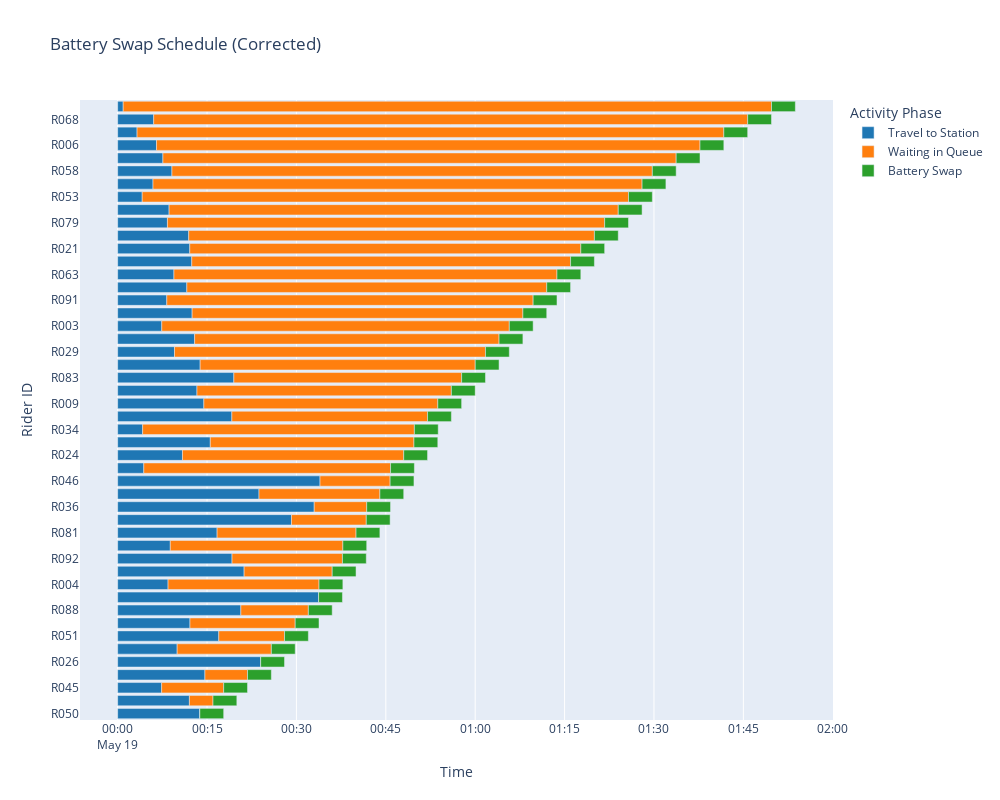

This figure's notebook cell:
### Code cell
import plotly.express as px
import pandas as pd
import json
from datetime import datetime, timedelta

def create_correct_gantt_chart():
    # Load swap plan
    with open('swap_plan.json') as f:
        swap_plan = json.load(f)

    # Convert timestamps to proper datetime format
    base_time = datetime(2025, 5, 19)  # Using the date from your input example
    for swap in swap_plan:
        swap['depart_dt'] = base_time + timedelta(minutes=swap['depart_ts'])
        swap['arrive_dt'] = base_time + timedelta(minutes=swap['arrive_ts'])
        swap['swap_start_dt'] = base_time + timedelta(minutes=swap['swap_start_ts'])
        swap['swap_end_dt'] = base_time + timedelta(minutes=swap['swap_end_ts'])

    # Prepare data for Gantt chart
    data = []
    for swap in swap_plan:
        data.append({
            "Task": swap['rider_id'],
            "Start": swap['depart_dt'],
            "Finish": swap['arrive_dt'],
            "Phase": "Travel to Station",
            "Station": swap['station_id']
        })
        data.append({
            "Task": swap['rider_id'],
            "Start": swap['arrive_dt'],
            "Finish": swap['swap_start_dt'],
            "Phase": "Waiting in Queue",
            "Station": swap['station_id']
        })
        data.append({
            "Task": swap['rider_id'],
            "Start": swap['swap_start_dt'],
            "Finish": swap['swap_end_dt'],
            "Phase": "Battery Swap",
            "Station": swap['station_id']
        })

    df = pd.DataFrame(data)

    # Create Gantt chart
    fig = px.timeline(
        df,
        x_start="Start",
        x_end="Finish",
        y="Task",
        color="Phase",
        title="Battery Swap Schedule (Corrected)",
        labels={"Task": "Rider ID", "Phase": "Activity Phase"},
        color_discrete_map={
            "Travel to Station": "#1f77b4",
            "Waiting in Queue": "#ff7f0e",
            "Battery Swap": "#2ca02c"
        },
        hover_data=["Station"],
        category_orders={"Phase": ["Travel to Station", "Waiting in Queue", "Battery Swap"]}
    )

    # Update layout
    fig.update_yaxes(categoryorder="total ascending")
    fig.update_layout(
        xaxis_title="Time",
        legend_title="Activity Phase",
        height=800,
        width=1000,
        xaxis=dict(
            tickformat="%H:%M\n%b %d"
        )
    )

    fig.write_html("corrected_swap_schedule_gantt.html")
    return fig

# Generate corrected Gantt chart
corrected_gantt = create_correct_gantt_chart()
corrected_gantt.show()

### Figure 1 — Plotly figure (JSON) as saved in the notebook; plotly's stock layout.template omitted (floating-point values rounded to 4 significant figures)
{"data": [{"base": ["2025-05-19T00:00:00.000000000", "2025-05-19T00:00:00.000000000", "2025-05-19T00:00:00.000000000", "2025-05-19T00:00:00.000000000", "2025-05-19T00:00:00.000000000", "2025-05-19T00:00:00.000000000", "2025-05-19T00:00:00.000000000", "2025-05-19T00:00:00.000000000", "2025-05-19T00:00:00.000000000", "2025-05-19T00:00:00.000000000", "2025-05-19T00:00:00.000000000", "2025-05-19T00:00:00.000000000", "2025-05-19T00:00:00.000000000", "2025-05-19T00:00:00.000000000", "2025-05-19T00:00:00.000000000", "2025-05-19T00:00:00.000000000", "2025-05-19T00:00:00.000000000", "2025-05-19T00:00:00.000000000", "2025-05-19T00:00:00.000000000", "2025-05-19T00:00:00.000000000", "2025-05-19T00:00:00.000000000", "2025-05-19T00:00:00.000000000", "2025-05-19T00:00:00.000000000", "2025-05-19T00:00:00.000000000", "2025-05-19T00:00:00.000000000", "2025-05-19T00:00:00.000000000", "2025-05-19T00:00:00.000000000", "2025-05-19T00:00:00.000000000", "2025-05-19T00:00:00.000000000", "2025-05-19T00:00:00.000000000", "2025-05-19T00:00:00.000000000", "2025-05-19T00:00:00.000000000", "2025-05-19T00:00:00.000000000", "2025-05-19T00:00:00.000000000", "2025-05-19T00:00:00.000000000", "2025-05-19T00:00:00.000000000", "2025-05-19T00:00:00.000000000", "2025-05-19T00:00:00.000000000", "2025-05-19T00:00:00.000000000", "2025-05-19T00:00:00.000000000", "2025-05-19T00:00:00.000000000", "2025-05-19T00:00:00.000000000", "2025-05-19T00:00:00.000000000", "2025-05-19T00:00:00.000000000", "2025-05-19T00:00:00.000000000", "2025-05-19T00:00:00.000000000", "2025-05-19T00:00:00.000000000", "2025-05-19T00:00:00.000000000"], "customdata": [["S_B"], ["S_B"], ["S_B"], ["S_C"], ["S_B"], ["S_B"], ["S_C"], ["S_B"], ["S_C"], ["S_C"], ["S_C"], ["S_C"], ["S_C"], ["S_C"], ["S_A"], ["S_A"], ["S_A"], ["S_B"], ["S_B"], ["S_C"], ["S_A"], ["S_A"], ["S_A"], ["S_A"], ["S_C"], ["S_A"], ["S_C"], ["S_B"], ["S_C"], ["S_A"], ["S_B"], ["S_A"], ["S_C"], ["S_C"], ["S_A"], ["S_C"], ["S_A"], ["S_C"], ["S_A"], ["S_A"], ["S_A"], ["S_C"], ["S_A"], ["S_A"], ["S_A"], ["S_A"], ["S_C"], ["S_A"]], "hovertemplate": "Activity Phase=Travel to Station<br>Start=%{base}<br>Finish=%{x}<br>Rider ID=%{y}<br>Station=%{customdata[0]}<extra></extra>", "legendgroup": "Travel to Station", "marker": {"color": "#1f77b4", "pattern": {"shape": ""}}, "name": "Travel to Station", "orientation": "h", "showlegend": true, "textposition": "auto", "type": "bar", "x": [827600, 442934, 878805, 722432, 599313, 728224, 1440216, 507399, 1018142, 1240675, 1273264, 1001350, 1423172, 652674, 2023345, 1151699, 1750184, 530129, 1978999, 1149944, 2037672, 932985, 868132, 1169907, 798578, 572417, 830769, 263408, 774750, 444272, 251521, 494825, 749993, 696601, 566860, 746326, 726274, 715483, 501298, 247257, 546602, 517768, 455761, 391332, 195568, 362899, 355994, 55755], "xaxis": "x", "y": ["R050", "R045", "R064", "R067", "R008", "R015", "R026", "R004", "R051", "R088", "R041", "R081", "R049", "R024", "R001", "R092", "R048", "R099", "R036", "R016", "R046", "R076", "R009", "R083", "R014", "R029", "R094", "R027", "R089", "R003", "R034", "R091", "R097", "R096", "R063", "R082", "R021", "R022", "R079", "R053", "R058", "R028", "R061", "R006", "R095", "R068", "R047", "R084"], "yaxis": "y"}, {"base": ["2025-05-19T00:13:47.600465000", "2025-05-19T00:07:22.934151000", "2025-05-19T00:14:38.805223000", "2025-05-19T00:12:02.432172000", "2025-05-19T00:09:59.313396000", "2025-05-19T00:12:08.224799000", "2025-05-19T00:24:00.216808000", "2025-05-19T00:08:27.399966000", "2025-05-19T00:16:58.142824000", "2025-05-19T00:20:40.675509000", "2025-05-19T00:21:13.264759000", "2025-05-19T00:16:41.350600000", "2025-05-19T00:23:43.172257000", "2025-05-19T00:10:52.674087000", "2025-05-19T00:33:43.345448000", "2025-05-19T00:19:11.699052000", "2025-05-19T00:29:10.184330000", "2025-05-19T00:08:50.129967000", "2025-05-19T00:32:58.999551000", "2025-05-19T00:19:09.944732000", "2025-05-19T00:33:57.672848000", "2025-05-19T00:15:32.985228000", "2025-05-19T00:14:28.132684000", "2025-05-19T00:19:29.907684000", "2025-05-19T00:13:18.578151000", "2025-05-19T00:09:32.417075000", "2025-05-19T00:13:50.769830000", "2025-05-19T00:04:23.408841000", "2025-05-19T00:12:54.750687000", "2025-05-19T00:07:24.272001000", "2025-05-19T00:04:11.521605000", "2025-05-19T00:08:14.825997000", "2025-05-19T00:12:29.993512000", "2025-05-19T00:11:36.601873000", "2025-05-19T00:09:26.860101000", "2025-05-19T00:12:26.326902000", "2025-05-19T00:12:06.274467000", "2025-05-19T00:11:55.483927000", "2025-05-19T00:08:21.298165000", "2025-05-19T00:04:07.257699000", "2025-05-19T00:09:06.602787000", "2025-05-19T00:08:37.768338000", "2025-05-19T00:07:35.761109000", "2025-05-19T00:06:31.332338000", "2025-05-19T00:03:15.568597000", "2025-05-19T00:06:02.899490000", "2025-05-19T00:05:55.994551000", "2025-05-19T00:00:55.755553000"], "customdata": [["S_B"], ["S_B"], ["S_B"], ["S_C"], ["S_B"], ["S_B"], ["S_C"], ["S_B"], ["S_C"], ["S_C"], ["S_C"], ["S_C"], ["S_C"], ["S_C"], ["S_A"], ["S_A"], ["S_A"], ["S_B"], ["S_B"], ["S_C"], ["S_A"], ["S_A"], ["S_A"], ["S_A"], ["S_C"], ["S_A"], ["S_C"], ["S_B"], ["S_C"], ["S_A"], ["S_B"], ["S_A"], ["S_C"], ["S_C"], ["S_A"], ["S_C"], ["S_A"], ["S_C"], ["S_A"], ["S_A"], ["S_A"], ["S_C"], ["S_A"], ["S_A"], ["S_A"], ["S_A"], ["S_C"], ["S_A"]], "hovertemplate": "Activity Phase=Waiting in Queue<br>Start=%{base}<br>Finish=%{x}<br>Rider ID=%{y}<br>Station=%{customdata[0]}<extra></extra>", "legendgroup": "Waiting in Queue", "marker": {"color": "#ff7f0e", "pattern": {"shape": ""}}, "name": "Waiting in Queue", "orientation": "h", "showlegend": true, "textposition": "auto", "type": "bar", "x": [0, 624666, 428795, 237567, 948287, 1059375, 0, 1520200, 662073, 679541, 886952, 1398866, 1217044, 2227542, 0, 1111646, 753161, 1737470, 528600, 1970272, 705672, 2050360, 2355212, 2293437, 2561638, 3130928, 2769446, 2484191, 3065466, 3499073, 2736078, 3688519, 3330223, 3623614, 3856485, 3813889, 3937070, 4084732, 4402047, 4896087, 4836742, 4522448, 5167584, 5472013, 5907776, 5980445, 4924222, 6527589], "xaxis": "x", "y": ["R050", "R045", "R064", "R067", "R008", "R015", "R026", "R004", "R051", "R088", "R041", "R081", "R049", "R024", "R001", "R092", "R048", "R099", "R036", "R016", "R046", "R076", "R009", "R083", "R014", "R029", "R094", "R027", "R089", "R003", "R034", "R091", "R097", "R096", "R063", "R082", "R021", "R022", "R079", "R053", "R058", "R028", "R061", "R006", "R095", "R068", "R047", "R084"], "yaxis": "y"}, {"base": ["2025-05-19T00:13:47.600465000", "2025-05-19T00:17:47.600465000", "2025-05-19T00:21:47.600465000", "2025-05-19T00:16:00.000000000", "2025-05-19T00:25:47.600465000", "2025-05-19T00:29:47.600465000", "2025-05-19T00:24:00.216808000", "2025-05-19T00:33:47.600465000", "2025-05-19T00:28:00.216808000", "2025-05-19T00:32:00.216808000", "2025-05-19T00:36:00.216808000", "2025-05-19T00:40:00.216808000", "2025-05-19T00:44:00.216808000", "2025-05-19T00:48:00.216808000", "2025-05-19T00:33:43.345448000", "2025-05-19T00:37:43.345448000", "2025-05-19T00:41:43.345448000", "2025-05-19T00:37:47.600465000", "2025-05-19T00:41:47.600465000", "2025-05-19T00:52:00.216808000", "2025-05-19T00:45:43.345448000", "2025-05-19T00:49:43.345448000", "2025-05-19T00:53:43.345448000", "2025-05-19T00:57:43.345448000", "2025-05-19T00:56:00.216808000", "2025-05-19T01:01:43.345448000", "2025-05-19T01:00:00.216808000", "2025-05-19T00:45:47.600465000", "2025-05-19T01:04:00.216808000", "2025-05-19T01:05:43.345448000", "2025-05-19T00:49:47.600465000", "2025-05-19T01:09:43.345448000", "2025-05-19T01:08:00.216808000", "2025-05-19T01:12:00.216808000", "2025-05-19T01:13:43.345448000", "2025-05-19T01:16:00.216808000", "2025-05-19T01:17:43.345448000", "2025-05-19T01:20:00.216808000", "2025-05-19T01:21:43.345448000", "2025-05-19T01:25:43.345448000", "2025-05-19T01:29:43.345448000", "2025-05-19T01:24:00.216808000", "2025-05-19T01:33:43.345448000", "2025-05-19T01:37:43.345448000", "2025-05-19T01:41:43.345448000", "2025-05-19T01:45:43.345448000", "2025-05-19T01:28:00.216808000", "2025-05-19T01:49:43.345448000"], "customdata": [["S_B"], ["S_B"], ["S_B"], ["S_C"], ["S_B"], ["S_B"], ["S_C"], ["S_B"], ["S_C"], ["S_C"], ["S_C"], ["S_C"], ["S_C"], ["S_C"], ["S_A"], ["S_A"], ["S_A"], ["S_B"], ["S_B"], ["S_C"], ["S_A"], ["S_A"], ["S_A"], ["S_A"], ["S_C"], ["S_A"], ["S_C"], ["S_B"], ["S_C"], ["S_A"], ["S_B"], ["S_A"], ["S_C"], ["S_C"], ["S_A"], ["S_C"], ["S_A"], ["S_C"], ["S_A"], ["S_A"], ["S_A"], ["S_C"], ["S_A"], ["S_A"], ["S_A"], ["S_A"], ["S_C"], ["S_A"]], "hovertemplate": "Activity Phase=Battery Swap<br>Start=%{base}<br>Finish=%{x}<br>Rider ID=%{y}<br>Station=%{customdata[0]}<extra></extra>", "legendgroup": "Battery Swap", "marker": {"color": "#2ca02c", "pattern": {"shape": ""}}, "name": "Battery Swap", "orientation": "h", "showlegend": true, "textposition": "auto", "type": "bar", "x": [240000, 240000, 240000, 240000, 240000, 240000, 240000, 240000, 240000, 240000, 240000, 240000, 240000, 240000, 240000, 240000, 240000, 240000, 240000, 240000, 240000, 240000, 240000, 240000, 240000, 240000, 240000, 240000, 240000, 240000, 240000, 240000, 240000, 240000, 240000, 240000, 240000, 240000, 240000, 240000, 240000, 240000, 240000, 240000, 240000, 240000, 240000, 240000], "xaxis": "x", "y": ["R050", "R045", "R064", "R067", "R008", "R015", "R026", "R004", "R051", "R088", "R041", "R081", "R049", "R024", "R001", "R092", "R048", "R099", "R036", "R016", "R046", "R076", "R009", "R083", "R014", "R029", "R094", "R027", "R089", "R003", "R034", "R091", "R097", "R096", "R063", "R082", "R021", "R022", "R079", "R053", "R058", "R028", "R061", "R006", "R095", "R068", "R047", "R084"], "yaxis": "y"}], "layout": {"barmode": "overlay", "height": 800, "legend": {"title": {"text": "Activity Phase"}, "tracegroupgap": 0}, "title": {"text": "Battery Swap Schedule (Corrected)"}, "width": 1000, "xaxis": {"anchor": "y", "domain": [0, 1], "tickformat": "%H:%M\n%b %d", "title": {"text": "Time"}, "type": "date"}, "yaxis": {"anchor": "x", "categoryorder": "total ascending", "domain": [0, 1], "title": {"text": "Rider ID"}}}}
